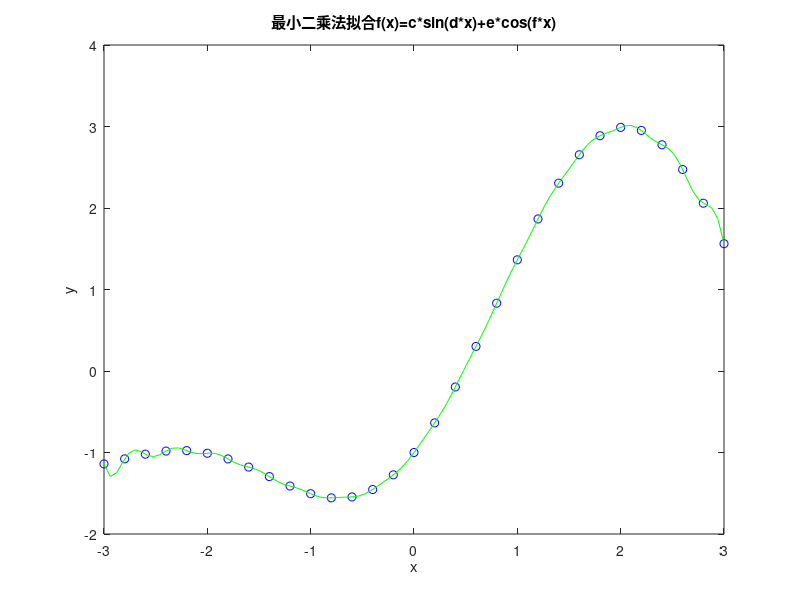

Write the MATLAB code that produced this figure.
clc
clear
close

%% 初始化参数
a = -3;                     % 左边界
b = 3;                      % 右边界
c = 2;
d = 0.8;
e = -1;
f = 1.5;
n = 30;                     % [a,b]区间内平均划分数量
N = 100;
xi = linspace(a,b,n+1)';    % 在[a,b]之间共取n+1个数据点（中间有n-1个）
X = linspace(a,b,N+1)';
yi = c*sin(d*xi)+e*cos(f*xi);   % 准确的函数值
% yi(13) = yi(13)+0.2;        % 随机增加扰动（自己任意设定的，这句话怎么改都行）
plot(xi,yi,'bo');           % 绘制散点图
hold on
xlabel('x')
ylabel('y')
title('最小二乘法拟合f(x)=c*sin(d*x)+e*cos(f*x)')
hold on

%% 最小二乘法曲线拟合
p(:,1) = ones(n+1,1);
P(:,1) = ones(N+1,1);
for j=1:15
    p(:,2*j) = sin(j*xi);
    p(:,2*j+1) = cos(j*xi);
    P(:,2*j) = sin(j*X);
    P(:,2*j+1) = cos(j*X);
end
t = p\yi;
F = P*t;
plot(X,F,'g-');
hold on

%% 计算平均误差
m = 20;                     % 实验点的个数
testxi = round(linspace(2,N,m));   % 在[a,b]之间共取m个实验点
testyi = 1:20;
testlen = length(testxi);
testY1 = 1:20;
for i=1:testlen
    testyi(i) = c*sin(d*X(testxi(i)))+e*cos(f*X(testxi(i)));
    testY1(i) = F(testxi(i));
end
testerror = testyi-testY1;
% disp(testerror1);
Aver_error = 0;             % 平均误差
for i=1:testlen
    Aver_error = Aver_error+abs(testerror(i));
end
Aver_error = Aver_error/testlen;
disp(Aver_error);